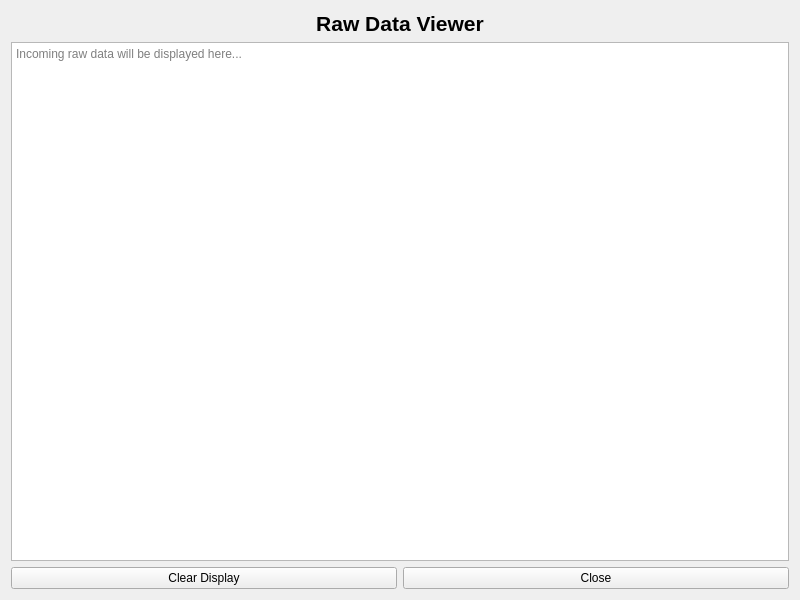
<?xml version="1.0" encoding="UTF-8"?>
<ui version="4.0">
 <class>rawDataWindow</class>
 <widget class="QWidget" name="rawDataWindow">
  <property name="geometry">
   <rect>
    <x>0</x>
    <y>0</y>
    <width>800</width>
    <height>600</height>
   </rect>
  </property>
  <property name="windowTitle">
   <string>Raw Data Viewer</string>
  </property>
  <layout class="QVBoxLayout" name="verticalLayout">
   <item>
    <widget class="QLabel" name="titleLabel">
     <property name="font">
      <font>
       <pointsize>16</pointsize>
       <bold>true</bold>
      </font>
     </property>
     <property name="text">
      <string>Raw Data Viewer</string>
     </property>
     <property name="alignment">
      <set>Qt::AlignCenter</set>
     </property>
    </widget>
   </item>
   <item>
    <widget class="QTextEdit" name="rawDataTextEdit">
     <property name="readOnly">
      <bool>true</bool>
     </property>
     <property name="placeholderText">
      <string>Incoming raw data will be displayed here...</string>
     </property>
    </widget>
   </item>
   <item>
    <layout class="QHBoxLayout" name="buttonLayout">
     <item>
      <widget class="QPushButton" name="clearButton">
       <property name="text">
        <string>Clear Display</string>
       </property>
      </widget>
     </item>
     <item>
      <widget class="QPushButton" name="closeButton">
       <property name="text">
        <string>Close</string>
       </property>
      </widget>
     </item>
    </layout>
   </item>
  </layout>
 </widget>
 <resources/>
 <connections/>
</ui>
